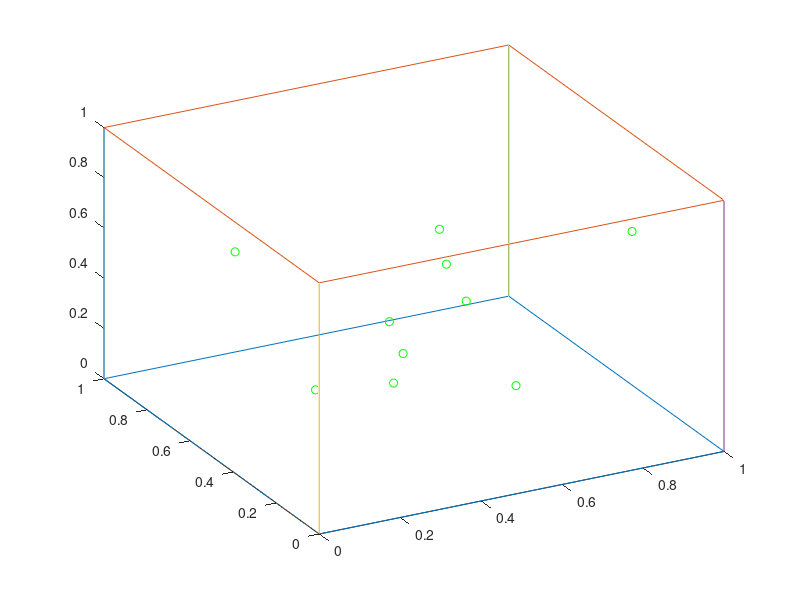

Recreate this plot in MATLAB.
 X = [0;1;1;0;0];
 Y = [0;0;1;1;0];
 Z = [0;0;0;0;0];
 figure;
 hold on;
 plot3(X,Y,Z);   % draw a square in the xy plane with z = 0
 plot3(X,Y,Z+1); % draw a square in the xy plane with z = 1
 set(gca,'View',[-28,35]); % set the azimuth and elevation of the plot
 for k=1:length(X)-1
    plot3([X(k);X(k)],[Y(k);Y(k)],[0;1]);
 end
 scatter3(rand(10,1),rand(10,1),rand(10,1),'g');